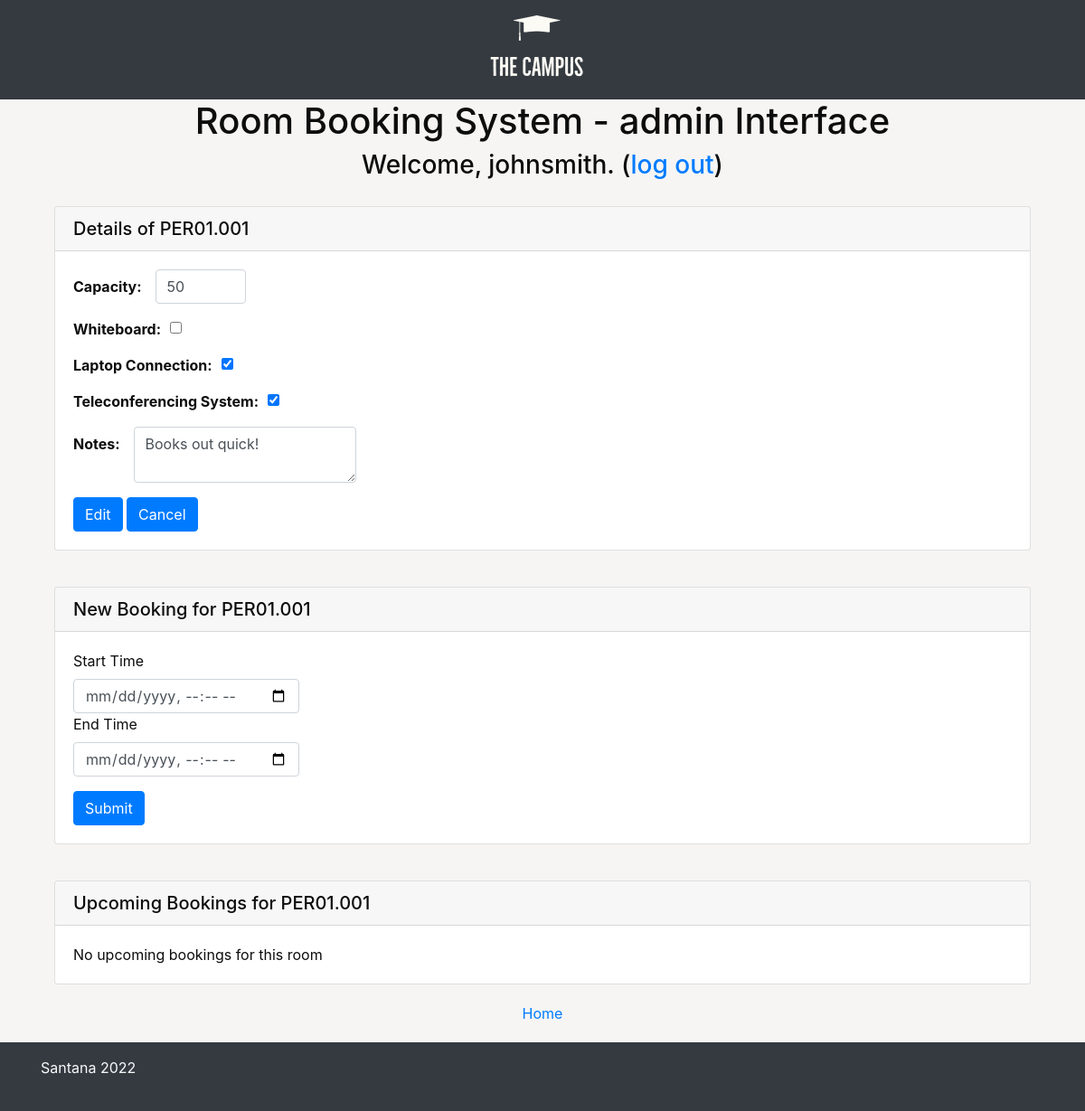
Page /room.php?roomNum=PER01.001&edit=yes (signed in) on the committed database.
### tables this page shows
CREATE TABLE `room` (
  `roomID` int(11) NOT NULL,
  `roomNum` varchar(30) NOT NULL,
  `capacity` smallint(6) NOT NULL,
  `whiteboard` tinyint(1) NOT NULL DEFAULT 0,
  `laptopConnection` tinyint(1) NOT NULL DEFAULT 0,
  `teleconference` tinyint(1) DEFAULT 0,
  `notes` varchar(100) NOT NULL
);

### room.php (the view, shortened to what this page needs)
<?php
require "php/db.php";
if ($_SESSION['username'] && isset($_GET['roomNum'])){
    $startTimeClass = "form-control";
    $endTimeClass = "form-control";
    $noteClass = $capacityClass = "form-control";
        ?>
            <!DOCTYPE html>
            <html lang="en" class="h-100">
            <head>
                <link rel="stylesheet" href="css/bootstrap.css">
                <link rel="stylesheet" href="https://cdn.jsdelivr.net/npm/bootstrap-icons@1.9.1/font/bootstrap-icons.css">
            </head>
            <body class="d-flex flex-column h-100">
                <nav style="text-align:center; background:#343a40">
                    <a class="navbar-brand" style="text-align:center" href="#">
                        <img src="img/logo.png" height="100" class="d-inline-block align-center" alt="">
                    </a>
                </nav>
                    <div class="container" style="text-align: center;">
                            <h1>Room Booking System - <?php echo $_SESSION['accessLevel']; ?> Interface</h1>
                            <h3>Welcome, <?php echo $_SESSION['username']; ?>. (<a href="php/logout.php">log out</a>)</h3>
                                <?php
                                $qry = $db->prepare("SELECT * FROM room WHERE roomNum = ?");
                                $qry->execute([$_GET['roomNum']]);
                                $result = $qry->fetch();
                                if ($result){
                                    if (isset($_GET['edit']) && $_GET['edit'] == "yes" && $_SESSION['accessLevel'] == "admin"){
                                        ?>
                                        <div class="container" style="text-align:left; width:500; padding-top: 20px;">
                                            <div class="card">
                                                <h5 class="card-header">Details of <?php echo $result['roomNum']; ?></h5>
                                                <div class="card-body">
                                                    <form method="POST" name="editRoom" action="php/edit.php?roomNum=<?php echo $result['roomNum'] ?>">
                                                            <div class="form-group row">
                                                                <label for="capacity" class="col-form-label" style="padding-left: 15px;"><strong>Capacity:</strong></label>
                                                                <div class="col-auto">
                                                                    <input type="number" required="true" style="width: 100px;" class="<?php echo $capacityClass; ?>" value="<?php echo $result['capacity'];?>" name="newCapacity" min="0" max="1000"/>
                                                                </div>
                                                            </div>
                                                            <div class="form-group row">
                                                                <label for="capacity" class="form-check-label" style="padding-right: 15px; padding-left: 15px;"><strong>Whiteboard:</strong></label>
                                                                <div class="col-auto">
                                                                    <input class="form-check-input" type="checkbox" name="whiteboard"
                                                                    <?php echo ($result['whiteboard']) ? "checked" : ""; ?>
                                                                    >
                                                                </div>
                                                            </div>
                                                            <div class="form-group row">
                                                                <label for="capacity" class="form-check-label" style="padding-right: 15px; padding-left: 15px;"><strong>Laptop Connection:</strong></label>
                                                                <div class="col-auto">
                                                                    <input class="form-check-input" type="checkbox" value="1" name="laptopConnection"
                                                                    <?php echo ($result['laptopConnection']) ? "checked" : ""; ?>
                                                                    >
                                                                </div>
                                                            </div>
                                                            <div class="form-group row">
                                                                <label for="capacity" class="form-check-label" style="padding-right: 15px; padding-left: 15px;"><strong>Teleconferencing System:</strong></label>
                                                                <div class="col-auto">
                                                                    <input class="form-check-input" type="checkbox" name="teleconference"
                                                                    <?php echo ($result['teleconference']) ? "checked" : ""; ?>
                                                                    >
                                                                </div>
                                                            </div>
                                                            <div class="form-group row">
                                                                <label for="notes" class="col-form-label" style="padding-left: 15px;"><strong>Notes:</strong></label>
                                                                <div class="col-auto">
                                                                    <textarea class="<?php echo $noteClass; ?>" name="notes" rows="2"><?php echo $result['notes'];?></textarea>
                                                                </div>
                                                            </div>
                                                            <div>
                                                                <input type="submit" name="submit" value="Edit" class="btn btn-primary"/>
                                                                <a class="btn btn-primary" href="room.php?roomNum=<?php echo $result['roomNum']; ?>">Cancel</a>
                                                            </div>
                                                    </form>
                                                </div>
                                            </div>
                                        </div>
                                            <?php
                                        }
                                        ?>
                                <div class="container" style="text-align:left; width:500; padding-top: 20px;">
                                    <div class="card">
                                        <h5 class="card-header">New Booking for <?php echo $result['roomNum']; ?></h5>
                                        <div class="card-body">
                                                <form method="POST" name="booking" action="php/booking.php?roomNum=<?php echo $result['roomNum'] ?>">
                                                    <div class="form-group">
                                                        <label for="startTime">Start Time</label>
                                                        <input type="datetime-local" style="width: 250px;" class="<?php echo $startTimeClass; ?>" name="startTime">
                                                        </div>
                                                        <label for="endTime">End Time</label>
                                                        <input type="datetime-local" style="width: 250px;" class="<?php echo $endTimeClass; ?>" name="endTime">
                                                        </div>
                                                    </div>
                                                        <input type="submit" name="submit" value="Submit" class="btn btn-primary"/>
                                        </div>
                                    </div>
                                <div class="container" style="text-align:left; width:500; padding-top: 20px;">
                                    <div class="card">
                                        <h5 class="card-header">Upcoming Bookings for <?php echo $result['roomNum']; ?></h5>
                                        <div class="card-body">
                                        <?php
                                            $bookingQry = $db->prepare("SELECT * FROM booking WHERE roomNum = ? AND endTime > CURRENT_TIMESTAMP ORDER BY startTime");
                                            $bookingQry->execute([$result['roomNum']]);
                                            if ($bookingQry->rowCount()){
                                                foreach($bookingQry as $row){
                                                    echo "<p class='card-text'>{$row['startTime']} - {$row['endTime']}, {$row['username']}</p>";
                                                }
                                            } else {
                                                echo "<p class='card-text'>No upcoming bookings for this room</p>";
                                            }
                                        ?>
                                        </div>
                                    </div>
                                </div>
                                <?php
                                } else {
                                    echo "<p>Invalid room number</p>";
                                }
                                ?>
                            <a href="interface.php">Home</a>
                <footer class="footer mt-auto py-3 bg-dark">
                    <div class="container">
                    <span class="text-light">Santana 2022</span>
                    </div>
                </footer>
            </body>
            </html>
        <?php
    } else {
        header("Location: index.php");
    }
?>

### rows in the picture
room: roomNum "PER01.001", newCapacity "50", laptopConnection "☑", teleconference "☑", notes "Books out quick!"

### other values in the picture
$_SESSION['accessLevel'] "admin"
$_SESSION['username'] "johnsmith"
